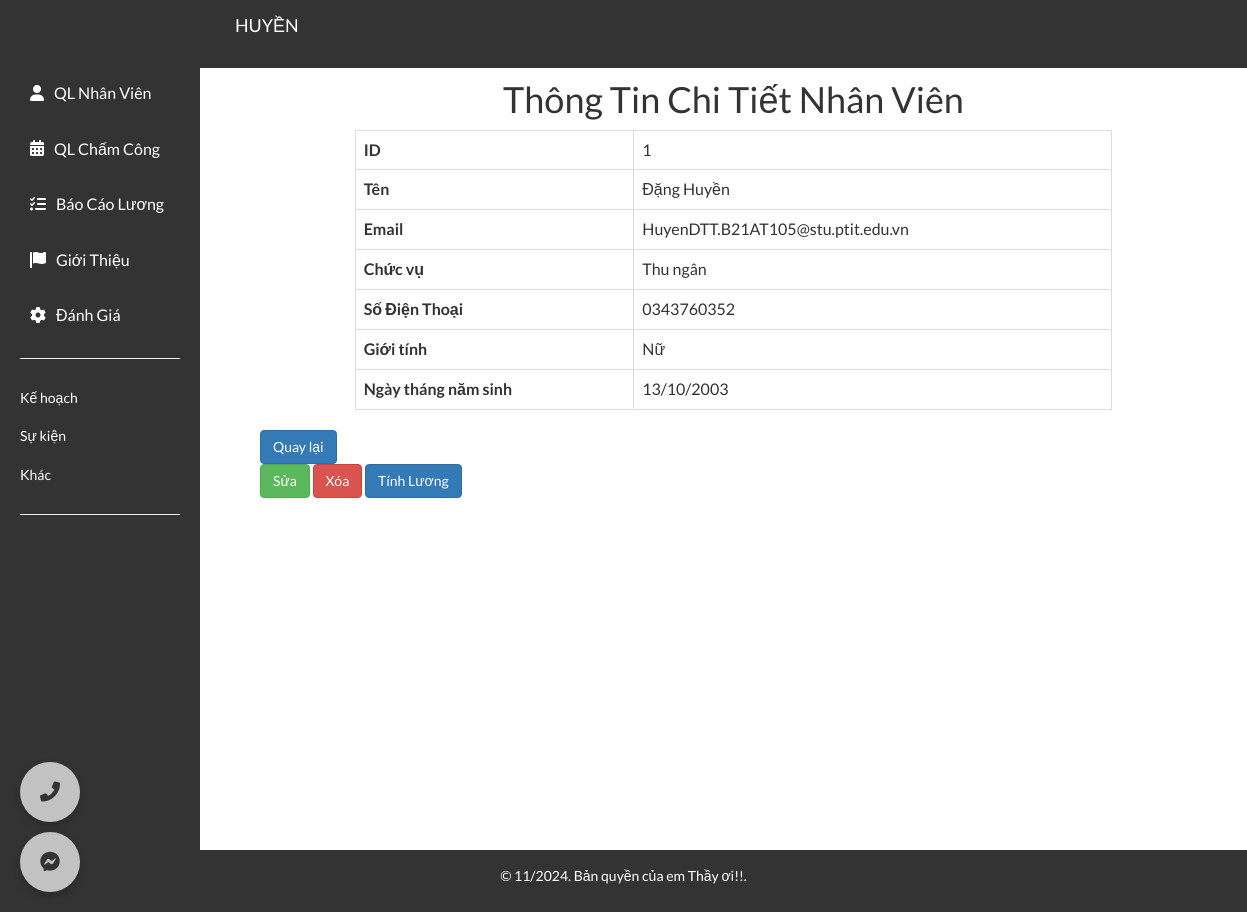
The page /employee_management/employee_details.php?id=1 on the database its author committed.
### tables this page shows
CREATE TABLE `employees` (
  `id` int(11) NOT NULL,
  `name` varchar(100) NOT NULL,
  `email` varchar(100) NOT NULL,
  `phone` varchar(15) NOT NULL,
  `position` varchar(50) NOT NULL,
  `salary` float NOT NULL,
  `gender` enum('Nam','Nữ','Khác') NOT NULL,
  `birth_date` date NOT NULL
);

### employee_management/employee_details.php (the view, shortened to what this page needs)
<?php
include 'db_connection.php';
$employee_id = $_GET['id'];
$sql = "SELECT * FROM employees WHERE id = ?";
$stmt = $conn->prepare($sql);
$stmt->bind_param("i", $employee_id);
$stmt->execute();
$result = $stmt->get_result();
if ($result->num_rows > 0) {
    $employee = $result->fetch_assoc();
} else {
    echo "Không tìm thấy nhân viên.";
    exit;
}
?>
<!DOCTYPE html>
<html lang="vi">
<head>
    <link rel="stylesheet" href="https://maxcdn.bootstrapcdn.com/bootstrap/3.4.1/css/bootstrap.min.css">
    <link rel="stylesheet" href="https://cdnjs.cloudflare.com/ajax/libs/font-awesome/6.0.0-beta3/css/all.min.css">
    <link rel="stylesheet" href="styles.css">
</head>
<body>
    <?php include 'header.php'; ?>
    <div class="content my-5">
        <h1 class="text-center mb-4">Thông Tin Chi Tiết Nhân Viên</h1>
        <table class="table table-bordered custom-table">
            <tr>
                <th>ID</th>
                <td><?php echo $employee['id']; ?></td>
            </tr>
            <tr>
                <th>Tên</th>
                <td><?php echo $employee['name']; ?></td>
            </tr>
            <tr>
                <th>Email</th>
                <td><?php echo $employee['email']; ?></td>
            </tr>
            <tr>
                <th>Chức vụ</th>
                <td><?php echo $employee['position']; ?></td>
            </tr>
            <tr>
                <th>Số Điện Thoại</th>
                <td><?php echo $employee['phone']; ?></td>
            </tr>
            <tr>
                <th>Giới tính</th>
                <td><?php echo $employee['gender']; ?></td>
            </tr>
            <tr>
                <th>Ngày tháng năm sinh</th>
                <td><?php echo date('d/m/Y', strtotime($employee['birth_date'])); ?></td>
            </tr>
        </table>
        <div class="text-left" style="margin-top: 20px;" >
            <a href="dashboard.php" class="btn btn-primary margin-right" >Quay lại</a>
            <a href="edit_employee.php?id=<?php echo $employee['id']; ?>" class="btn btn-success">Sửa</a>
            <a href="delete_employee.php?id=<?php echo $employee['id']; ?>"
               onclick="return confirm('Bạn có chắc chắn muốn xóa nhân viên này?');" class="btn btn-danger">Xóa</a>
            <a href="set_salary.php?id=<?php echo $employee['id']; ?>" class="btn btn-primary">Tính Lương</a>
        </div>
    </div>
    <?php include 'footer.php'; ?>
</body>
</html>

### employee_management/styles.css (style rules this page uses)
body { font-family: 'Lato', sans-serif; line-height: 1.6; background-color: #fff; height: 100%; margin: 0; }
.content { padding: 40px; padding-top: 60px; margin-left: 220px; flex: 1; min-height: calc(100vh - 50px); }
.margin-right { margin-right: 900px; }
.custom-table { width: 80%; max-width: 1000px; margin: 0 auto; }
.custom-table th, .custom-table td { padding: 12px; font-size: 16px; }

### rows shown on the page
employees: id "1", name "Đặng Huyền", email "HuyenDTT.B21AT105@stu.ptit.edu.vn", position "Thu ngân", phone "0343760352", gender "Nữ", birth_date "13/10/2003"
